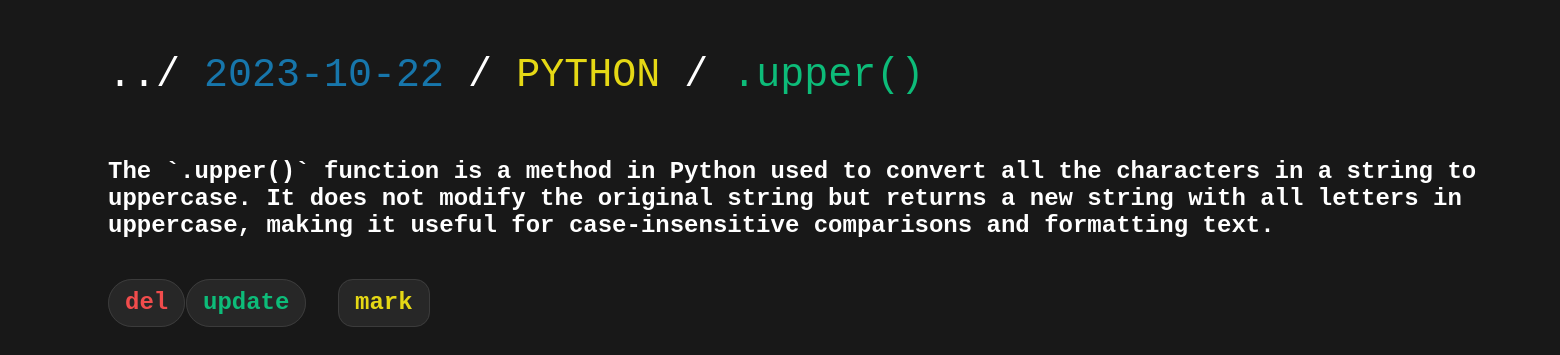
Screenshot of /function/1 with the database file from the repository.
### app.py (models this page shows, shortened)
class FunctionSite(functionDatabase.Model):
    id = functionDatabase.Column(functionDatabase.Integer, primary_key=True)
    name = functionDatabase.Column(functionDatabase.String(30), nullable=False, default=' ')
    description = functionDatabase.Column(functionDatabase.String(600), nullable=False, default=' ')
    language = functionDatabase.Column(functionDatabase.String(12), nullable=False, default=' ')
    date_created = functionDatabase.Column(functionDatabase.DateTime, default=datetime.utcnow)
    bookmark = functionDatabase.Column(functionDatabase.Boolean, default=False)

### app.py (the view)
@app.route('/function/<int:id>', methods=['GET', 'POST'])
def function(id):
    function = FunctionSite.query.get_or_404(id)
    return render_template('function.html', function=function)

### templates/function.html (shortened to what this page needs)
{% extends 'base.html' %}
{% block body %}
<body>
    <div>
        <div class="maintitle">
            <div class="title" style="margin-left: 100px; width: 1780px; font-size: 40px;">
                <font color="white">../</font>
                <font color="#1776ab">{{ function.date_created.date() }}</font>
                <font color="white">/</font>
                <font color="#e5d815">{{ function.language.upper() }}</font>
                <font color="white">/</font>
                <font color="#0dbc79">{{ function.name.lower() }}</font>
            </div>
            <div>
                <h2 style="margin-left: 100px; color: white; margin-top: 150px; position: absolute;">
                    {{ function.description }} <br>
                    <div class="create" style="margin-left: 0px; margin-top: 50px;"><a class="createbtn" href="/delete/{{function.id}}" style="color: #f14c4c;">del</a></div>
                    <div class="create" style="margin-left: 78px; margin-top: 50px;"><a class="createbtn" href="/open" style="color: #0dbc79;">update</a></div>
                    {% if function.bookmark %}
                        <div class="create" style="margin-left: 230px; margin-top: 50px;"><a class="createbtn" href="/bookmark/{{function.id}}" style="color: #3b3b3b; border-radius: 15px;">mark</a></div>
                    {% else %}
                        <div class="create" style="margin-left: 230px; margin-top: 50px;"><a class="createbtn" href="/bookmark/{{function.id}}" style="color: #e5d815; border-radius: 15px;">mark</a></div>
                    {% endif %}
                </h2>
            </div>
        </div>
    </div>
</body>
{% endblock %}

### static/css/main.css (style rules this page uses)
body { font-family: Consolas, Menlo, Monaco, Lucida Console, Liberation Mono, DejaVu Sans Mono, Bitstream Vera Sans Mono, Courier New, monospace, serif; background-color: #181818; }
.title { color: #e5d815; font-size: 60px; margin-top: 45px; position: absolute; }
::placeholder { color: #838383; opacity: 1; }
.create { margin-left: 1182px; margin-top: 230px; position: absolute; }
.createbtn { text-align: center; background-color: #272727; border: 1px solid #3b3b3b; box-sizing: border-box; border-radius: 25px; height: 40px; padding-top: 9px; padding-bottom: 10px; padding-left: 16px; padding-right: 16px; font-weight: bolder; color: white; text-decoration: none; }

### rows the page displays
FunctionSite: date_created "2023-10-22", language "PYTHON", name ".upper()", description "The `.upper()` function is a method in Python used to convert all the characters in a string to uppercase. It does not modify the original string but returns a new string with all letters in uppercase, making it useful for case-insensitive comparisons and formatting text."
